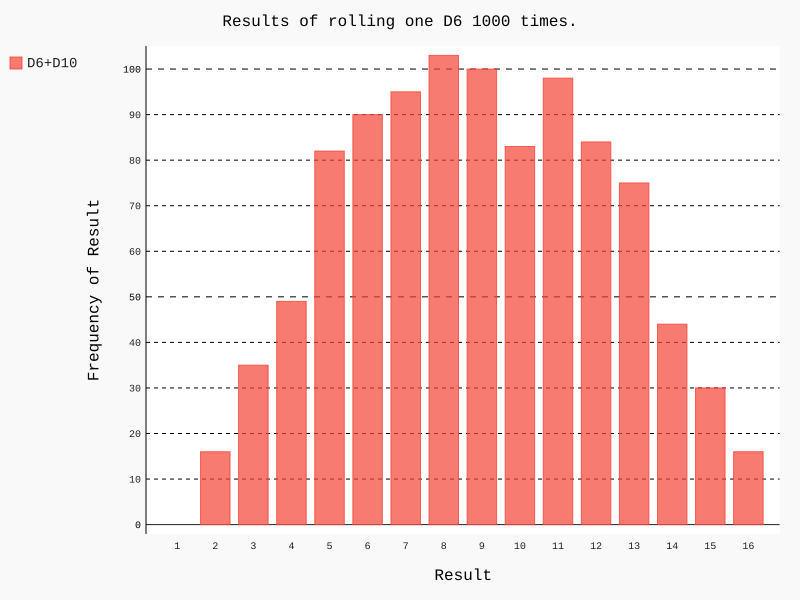

This figure's Python source:
from die import Die
import pygal



die_1=Die()

die_2=Die(10)
results=[0 for x in range(16)] # list=[0,0,0,0,0,0]

for roll_num in range(1000):
    result=die_1.roll()+die_2.roll()
    results[result-1]+=1

hist=pygal.Bar()
hist.title="Results of rolling one D6 1000 times."
hist.x_labels=['1','2','3','4','5','6','7','8','9','10','11','12','13','14','15','16']
hist.x_title="Result"
hist.y_title="Frequency of Result"

hist.add('D6+D10',results)
hist.render_to_file('die_visual.svg')
